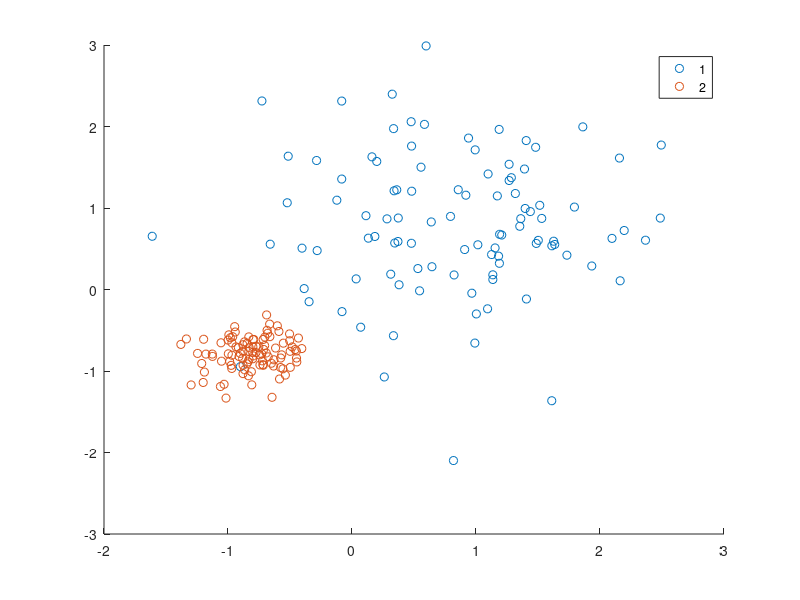

The MATLAB source for this figure: (Note: this script raises an error after producing the figure.)
% Copyright 2023 Ye Zhu. All rights reserved.
% Use of this source code is governed by a BSD-style
% license that can be found in the LICENSE file.

clear
clc
close all
rng(3)
data1 = randn(100, 2) * 4 + 8;
data2 = randn(100, 2);
data = [data1; data2];
class = zeros(200, 1) + 1;
class(101:end) = 2;
nlab_3d = normalize(data);
gscatter(nlab_3d(:, 1), nlab_3d(:, 2), class)
set(gcf, 'color', 'white');
export_fig demo/figures/ data -png

class_num = 2:1:30;

%% Euclidean distance

Dis = pdist2(nlab_3d, nlab_3d);

M = squareform(Dis);

Z = linkage(M, 'single'); % 'single' (default) | 'average' | 'weighted' | 'complete' |
thre = 0.105;

figure
[~, ~, outperm] = dendrogram(Z, size(nlab_3d, 1), 'Orientation', 'top', 'ColorThreshold', thre);
xticks([])
xlabel('Points')
ylabel('h')
hold on
line([1, size(data, 1)], [thre, thre])
set(gcf, 'color', 'w');
ylim([-0.006 max(Z(:, 3)) * 1.1])
ylim([-0.003 max(Z(:, 3)) * 1.1])

x = 1:size(nlab_3d, 1);
y = zeros(size(nlab_3d, 1), 1);

V = [[1.00, 0.00, 0.00]; [0.00, 1.00, 0.00]; [0.00, 0.00, 1.00]; [1, 0.00, 1.00]]; % 4C

scatter(x, y - 0.001, 2, V(class(outperm), :))
scatter(x, y - 0.002, 2, V(class(outperm), :))
scatter(x, y - 0.003, 2, V(class(outperm), :))

%% metries
f1_score = f1_tree(Z, class, class_num);
Purity = DenPurity(Z, class);
title({['Purity=' num2str(Purity)]
       ['F1 Score=' num2str(f1_score)]})

export_fig demo/figures/ahc -png

%% Isolation Kernel Similarity
psi = 16;
lk_func = 'single'; % 'single' (default) | 'average' | 'weighted' | 'complete' |
ik_Z = tahc_cluster(1 - IsolationKernel(data, psi, 200, false), lk_func);
thre = 0.5;

figure
[H, T, outperm] = dendrogram(ik_Z, size(nlab_3d, 1), 'Orientation', 'top', 'ColorThreshold', thre);

xticks([])
xlabel('Points')
ylabel('h')
hold on
line([1, size(data, 1)], [thre, thre])
set(gcf, 'color', 'w');
ylim([-0.006 max(Z(:, 3)) * 1.1])
ylim([-0.003 max(Z(:, 3)) * 1.1])

lineColours = cell2mat(get(H, 'Color'));
colourList = flipud(unique(lineColours, 'rows'));

newColor = [
            0.8 0.6 0
            0 1 1
            1 0.5 1];

x = 1:size(nlab_3d, 1);
y = zeros(size(nlab_3d, 1), 1);

V = [[1.00, 0.00, 0.00]; [0.00, 1.00, 0.00]; [0.00, 0.00, 1.00]; [1, 0.00, 1.00]]; % 4C

scatter(x, y - 0.001, 2, V(class(outperm), :))
scatter(x, y - 0.002, 2, V(class(outperm), :))
scatter(x, y - 0.003, 2, V(class(outperm), :))

c = cluster(Z, 'maxclust', 1 + sum(Z(:, 3) > thre));

f1_score = f1_tree(ik_Z, class, class_num);
Purity = DenPurity(ik_Z, class);
title({['Purity=' num2str(Purity)]
       ['F1 Score=' num2str(f1_score)]})
export_fig demo/figures/kahc -png
